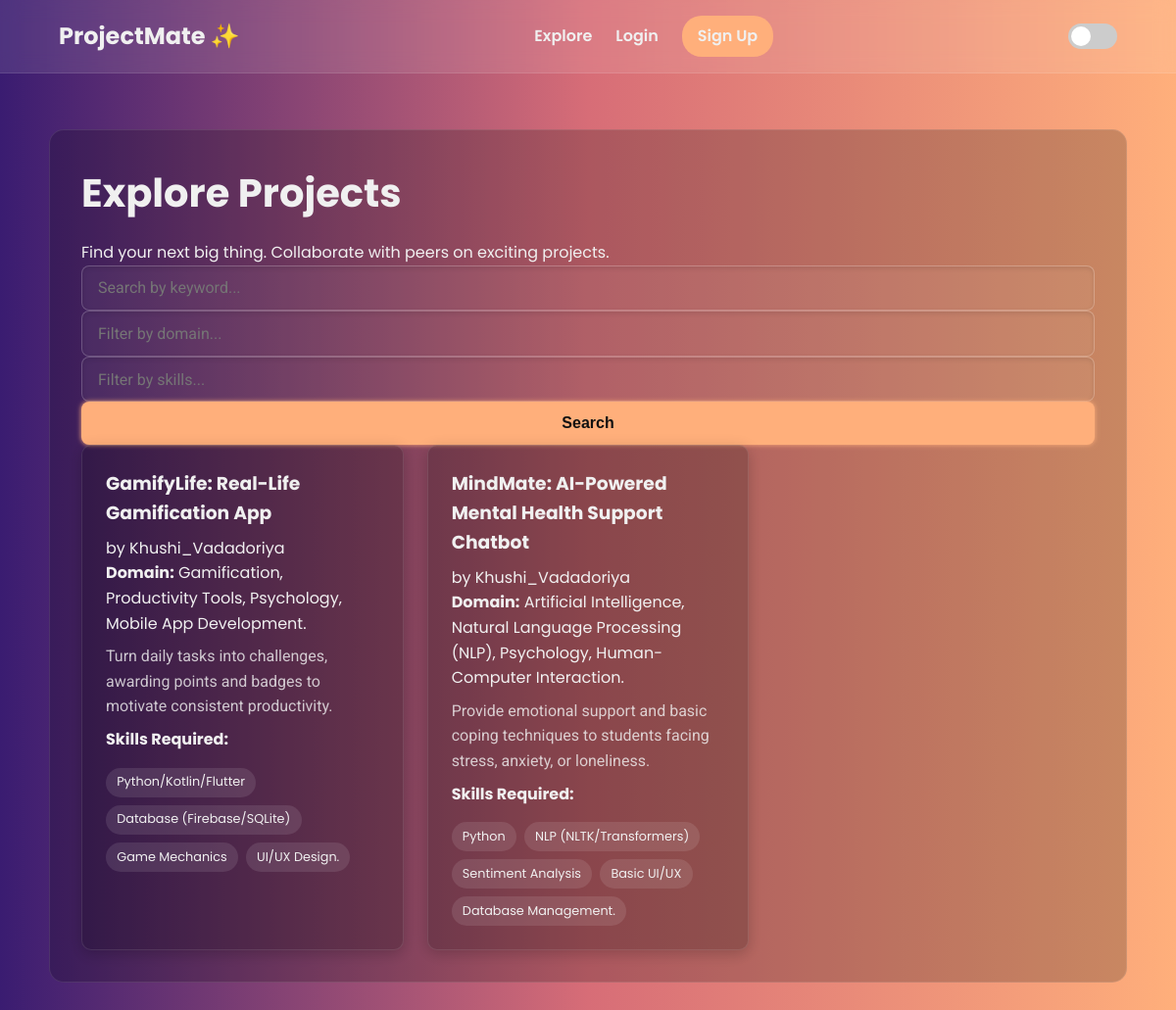
/explore, run on the app's committed database.
### app.py (models this page shows, shortened)
class Project(db.Model):
    id = db.Column(db.Integer, primary_key=True)
    title = db.Column(db.String(150), nullable=False)
    purpose = db.Column(db.Text, nullable=False)
    problem_statement = db.Column(db.Text, nullable=False)
    domain = db.Column(db.String(100))
    skills_required = db.Column(db.String(300))
    skills_you_have = db.Column(db.String(300))
    creator_id = db.Column(db.Integer, db.ForeignKey('user.id'), nullable=False)
    requests = db.relationship('JoinRequest', backref='project', lazy=True, cascade="all, delete-orphan")
    collab_room = db.relationship('CollaborationRoom', backref='project', uselist=False, cascade="all, delete-orphan")

class User(UserMixin, db.Model):
    id = db.Column(db.Integer, primary_key=True)
    username = db.Column(db.String(100), unique=True, nullable=False)
    email = db.Column(db.String(120), unique=True, nullable=True)
    phone_number = db.Column(db.String(20), nullable=True)
    password_hash = db.Column(db.String(200), nullable=False)
    skills = db.Column(db.String(300), default='')
    bio = db.Column(db.String(500), default='')
    social_links = db.Column(db.String(300), default='')
    projects = db.relationship('Project', backref='creator', lazy=True)
    requests_sent = db.relationship('JoinRequest', backref='requester', lazy=True)

### app.py (the view)
@app.route('/explore')
def explore():
    projects = Project.query.order_by(Project.id.desc()).all()
    return render_template('explore.html', projects=projects)

### templates/explore.html (shortened to what this page needs)
{% extends "base.html" %}
{% block content %}
<div class="container fade-in">
    <h1>Explore Projects</h1>
    <p>Find your next big thing. Collaborate with peers on exciting projects.</p>
    <form class="filter-form" method="GET" action="{{ url_for('explore') }}">
        <input type="text" name="search" placeholder="Search by keyword..." value="{{ request.args.get('search', '') }}">
        <input type="text" name="domain" placeholder="Filter by domain..." value="{{ request.args.get('domain', '') }}">
        <input type="text" name="skills" placeholder="Filter by skills..." value="{{ request.args.get('skills', '') }}">
        <button type="submit" class="glowing-btn">Search</button>
    </form>
    <div class="project-grid">
        {% for project in projects %}
        <div class="project-card slide-up">
            <h3>{{ project.title }}</h3>
            <p class="project-creator">by {{ project.creator.username }}</p>
            <p><strong>Domain:</strong> {{ project.domain }}</p>
            <p class="project-purpose">{{ project.purpose | truncate(100) }}</p>
            <p><strong>Skills Required:</strong></p>
            <div class="skills-tags">
                {% for skill in project.skills_required.split(',') %}
                    <span class="skill-tag">{{ skill.strip() }}</span>
                {% endfor %}
            </div>
        </div>
        {% else %}
        <p>No projects found. Try adjusting your filters!</p>
        {% endfor %}
    </div>
</div>
{% endblock %}

### static/css/base.css (style rules this page uses)
:root { --bg-gradient-start: #3a1c71; --bg-gradient-mid: #d76d77; --bg-gradient-end: #ffaf7b; --text-color: #f0f0f0; --card-bg: rgba(0, 0, 0, 0.2); --navbar-bg: rgba(255, 255, 255, 0.1); --input-bg: rgba(255, 255, 255, 0.05); --input-border: rgba(255, 255, 255, 0.2); --glow-color: #ffaf7b; --primary-font: 'Poppins', sans-serif; --secondary-font: 'Roboto', sans-serif; }
* { box-sizing: border-box; margin: 0; padding: 0; }
body { font-family: var(--primary-font); color: var(--text-color); background: linear-gradient(to right, var(--bg-gradient-start), var(--bg-gradient-mid), var(--bg-gradient-end)); background-attachment: fixed; line-height: 1.6; transition: background 0.5s ease; }
.container, .form-container { max-width: 1100px; margin: 2rem auto; padding: 2rem; background: var(--card-bg); border-radius: 15px; border: 1px solid rgba(255, 255, 255, 0.1); }
h1, h2, h3 { margin-bottom: 1rem; font-family: var(--primary-font); }
h1 { font-size: 2.5rem; }
input[type="text"], input[type="password"], input[type="email"], input[type="tel"], textarea { width: 100%; padding: 0.8rem 1rem; background: var(--input-bg); border: 1px solid var(--input-border); border-radius: 8px; color: var(--text-color); font-family: var(--secondary-font); font-size: 1rem; transition: all 0.3s ease; box-shadow: inset 0 2px 5px rgba(0,0,0,0.1); }
.glowing-btn { display: inline-block; width: 100%; padding: 0.8rem 1.5rem; border: none; border-radius: 8px; background: var(--glow-color); color: #111; font-weight: 700; font-size: 1rem; cursor: pointer; text-align: center; text-decoration: none; transition: all 0.3s ease; box-shadow: 0 0 5px var(--glow-color); }
.project-grid { display: grid; grid-template-columns: repeat(auto-fill, minmax(300px, 1fr)); gap: 1.5rem; }
.project-card { background: var(--card-bg); padding: 1.5rem; border-radius: 10px; border: 1px solid rgba(255, 255, 255, 0.1); box-shadow: 0 4px 15px rgba(0,0,0,0.2); transition: transform 0.3s ease, box-shadow 0.3s ease; }
.project-card h3 { margin-bottom: 0.5rem; }
.project-purpose { opacity: 0.8; font-family: var(--secondary-font); margin: 0.5rem 0; }
.skills-tags { display: flex; flex-wrap: wrap; gap: 0.5rem; margin-top: 1rem; }
.skill-tag { background: rgba(255, 255, 255, 0.1); padding: 0.3rem 0.7rem; border-radius: 15px; font-size: 0.8rem; }
.fade-in { animation: fadeIn 0.8s ease-out forwards; }
.slide-up { animation: slideUp 0.6s ease-out forwards; opacity: 0; transform: translateY(20px); }

### data on the page
Project: title "GamifyLife: Real-Life Gamification App", creator.username "Khushi_Vadadoriya", domain "Gamification, Productivity Tools, Psychology, Mobile App Development.", purpose "Turn daily tasks into challenges, awarding points and badges to motivate consistent productivity.", strip "Python/Kotlin/Flutter" "Database (Firebase/SQLite)" "Game Mechanics" "UI/UX Design."
Project: title "MindMate: AI-Powered Mental Health Support Chatbot", creator.username "Khushi_Vadadoriya", domain "Artificial Intelligence, Natural Language Processing (NLP), Psychology, Human-Computer Interaction.", purpose "Provide emotional support and basic coping techniques to students facing stress, anxiety, or loneliness.", strip "Python" "NLP (NLTK/Transformers)" "Sentiment Analysis" "Basic UI/UX" "Database Management."
